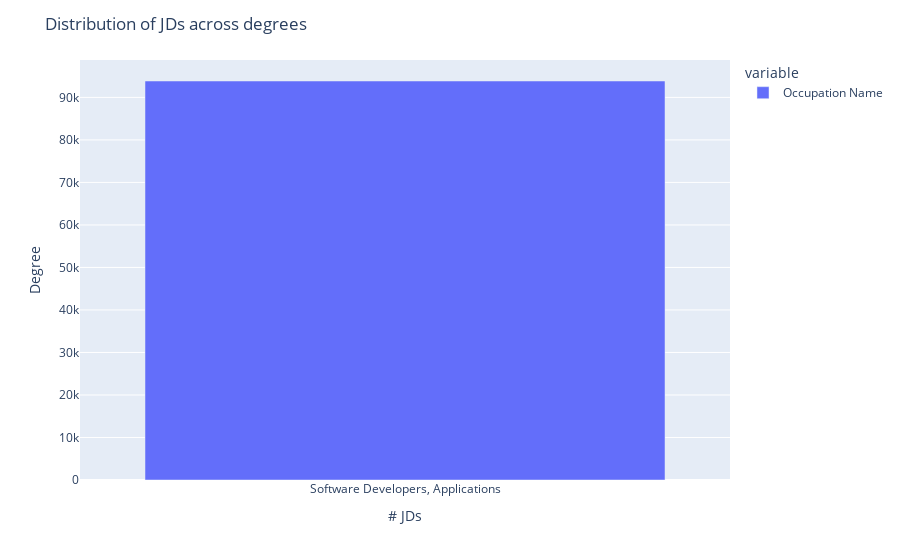

The notebook cell this image was saved under:
### Code cell
fig = px.bar(df["Occupation Name"].value_counts())
fig.update_layout(xaxis_title="# JDs", 
                yaxis_title="Degree",
                title="Distribution of JDs across degrees"
                )
fig.show()

### Figure 1 — Plotly figure (JSON) as saved in the notebook; plotly's stock layout.template omitted (floating-point values rounded to 4 significant figures)
{"data": [{"alignmentgroup": "True", "hovertemplate": "variable=Occupation Name<br>index=%{x}<br>value=%{y}<extra></extra>", "legendgroup": "Occupation Name", "marker": {"color": "#636efa", "pattern": {"shape": ""}}, "name": "Occupation Name", "offsetgroup": "Occupation Name", "orientation": "v", "showlegend": true, "textposition": "auto", "type": "bar", "x": ["Software Developers, Applications"], "xaxis": "x", "y": [93859], "yaxis": "y"}], "layout": {"barmode": "relative", "legend": {"title": {"text": "variable"}, "tracegroupgap": 0}, "margin": {"t": 60}, "title": {"text": "Distribution of JDs across degrees"}, "xaxis": {"anchor": "y", "domain": [0, 1], "title": {"text": "# JDs"}}, "yaxis": {"anchor": "x", "domain": [0, 1], "title": {"text": "Degree"}}}}
